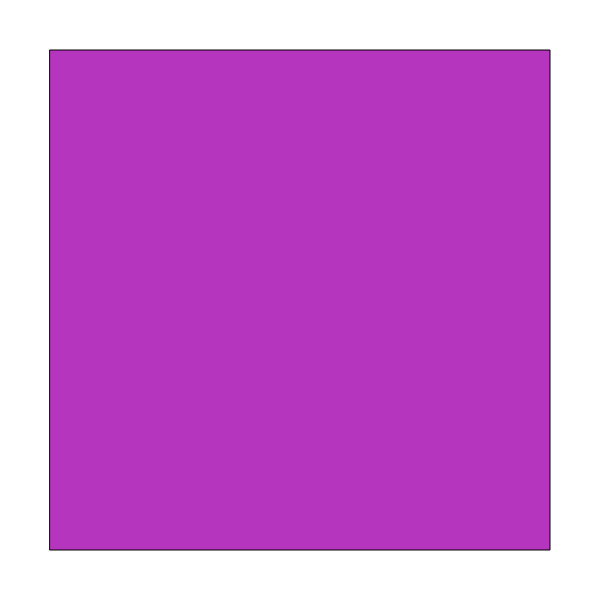
Frame 1 (no input)
Frame 60 (no input): identical to frame 1, image omitted
Frame 120 (the mouse pressed at the canvas centre since frame 60): identical to frame 1, image omitted

The p5.js sketch that drew this single still picture (run headless with seeded random() and noise() and a simulated clock; from frame 60 on, the mouse is pressed at the canvas centre):

// p5.js sketch
// ── sketch.js
function  setup() {
createCanvas(600, 600);
let fillColour;
fillColour = color(random(255), random(255), random(255));
fill(fillColour);
}

function draw() {
    background(255);
rectMode(CENTER);
square(300, 300, 500);
}
